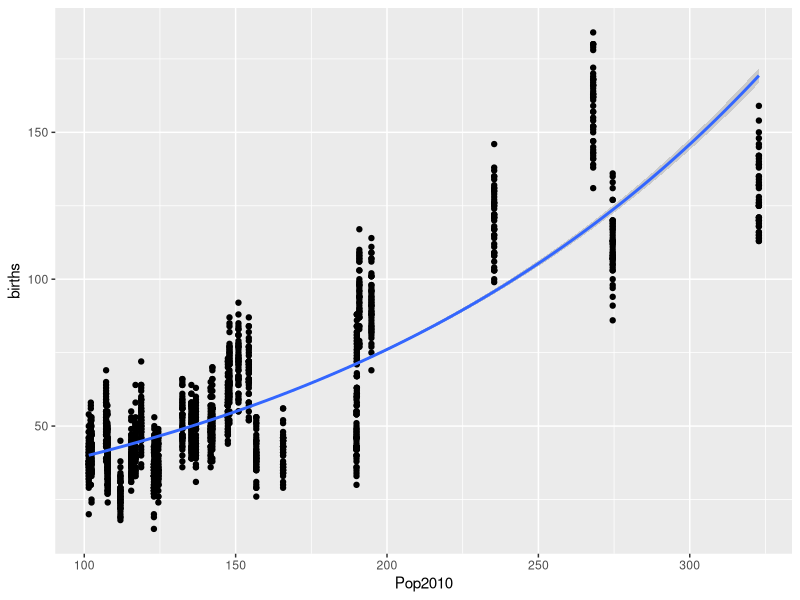
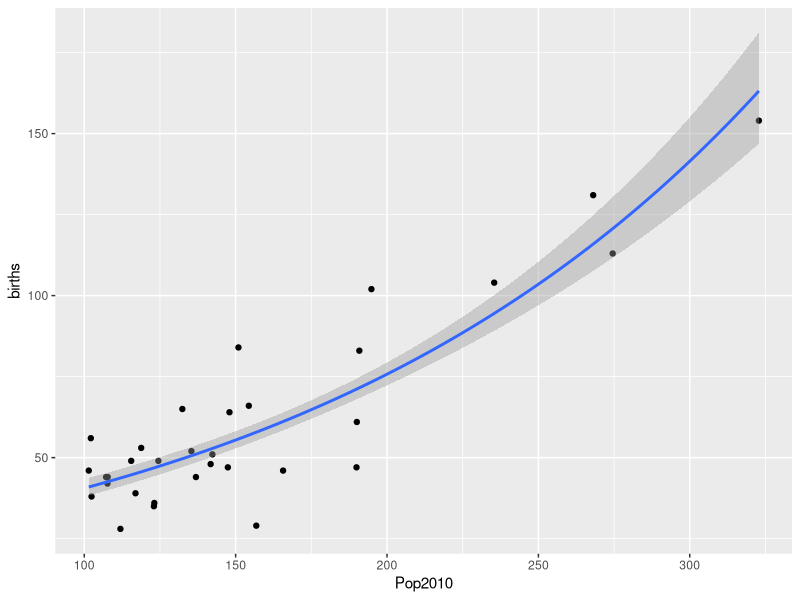
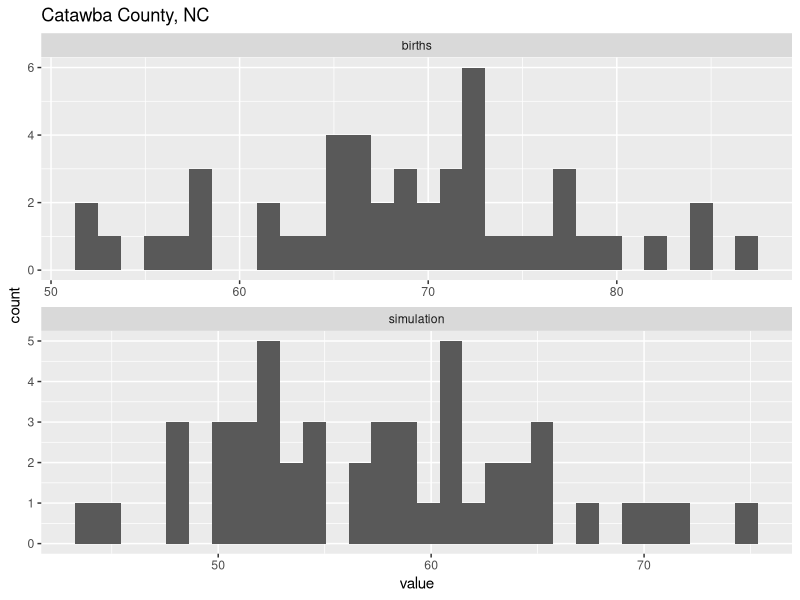
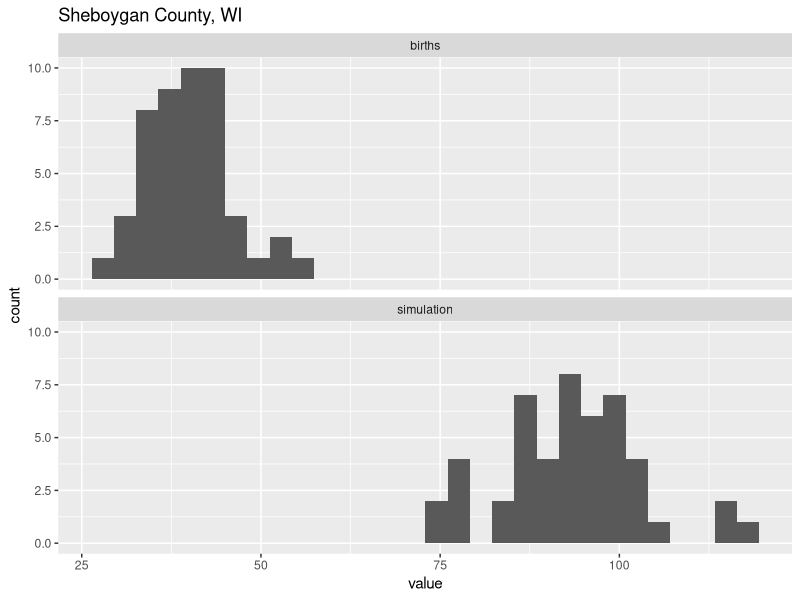
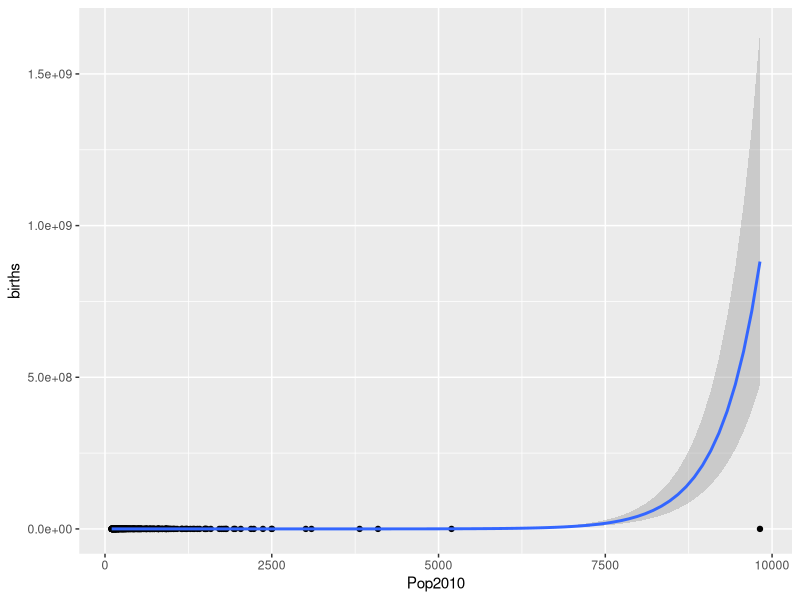
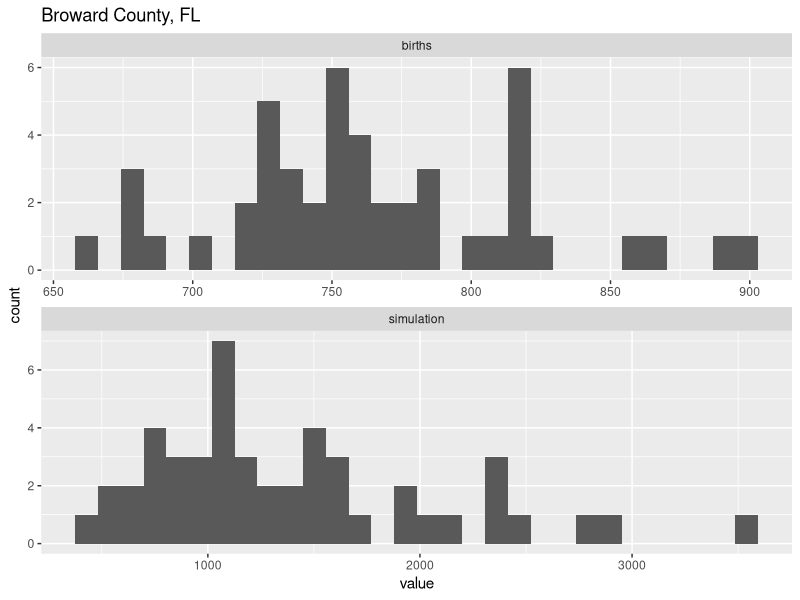
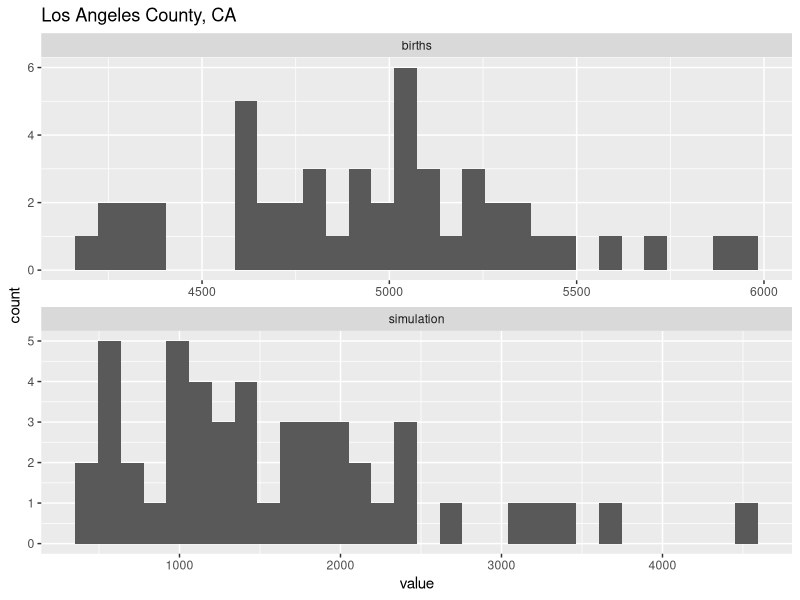

The R source for these figures, in order:
# regression homework 3/31 (new counties poisson and negative binomial)

library(readr)
library(tidyverse)
library(gridExtra)
library(MASS)

births <- read_csv("births.csv")

births$Pop2010 <- births$Pop2010 / 1000
births_by_county <- births %>%
  group_by(county) %>% 
  summarize( Mean = mean(births),
             Variance = var(births),
             Ratio = Variance/Mean ) %>% 
  arrange( desc(Ratio))

poisson_births <- births_by_county %>% 
  filter( abs( Ratio - 1 ) < 0.1 ) %>%
  pull( county )
poisson_births <- births %>%
  filter( county %in% poisson_births )

ggplot( poisson_births, aes( x=Pop2010, y=births)) +
  geom_point() +
  geom_smooth( method="glm", method.args=list(family="poisson")) 

poisson_births <- poisson_births %>%
  group_by(county) %>%
  mutate( Mean = mean(births)) 

jan16 <- poisson_births %>% 
  filter( month=="January" & year==2016) %>%
  arrange(Pop2010)

jan16_fit <- glm( births ~ Pop2010, data=jan16, family="poisson")
summary(jan16_fit)

ggplot( jan16, aes( x=Pop2010, y=births)) +
  geom_point() +
  geom_smooth( method="glm", method.args=list(family="poisson"))

# in Catawba County, NC:
new_data <- data.frame( Pop2010 = c(154.358, 235.406))
(lambda <-predict( jan16_fit, newdata=new_data, type="response" ))
catawba <- poisson_births %>%
  filter( county == "Catawba County, NC")

catawba <- catawba %>%
  mutate( simulation = rpois( n=nrow(catawba), lambda=lambda[1]))

ggplot( catawba %>% dplyr::select( births, simulation) %>% pivot_longer(births:simulation), 
        aes(value)) +
  geom_histogram() +
  facet_wrap(~name, ncol=1, scales = "free") +
  labs( title="Catawba County, NC")

# ended up better than Sheboygan County

# in Sheboygan County, WI (change 2nd number above when doing this county based on pop)
sheboygan <- poisson_births %>%
  filter( county == "Sheboygan County, WI")
sheboygan <- sheboygan %>%
  mutate( simulation = rpois( n=nrow(sheboygan), lambda=lambda[2]))

ggplot( sheboygan %>% dplyr::select( births, simulation) %>% pivot_longer(births:simulation), 
        aes(value)) +
  geom_histogram() +
  facet_wrap(~name, ncol=1) +
  labs( title="Sheboygan County, WI")

# ended up not very good

# negative binomial regression

jan16_all <- births %>% 
  filter( month=="January" & year==2016) %>%
  arrange (desc(Pop2010))

ggplot( jan16_all, aes( x=Pop2010, y=births)) +
  geom_point() +
  geom_smooth( method="glm.nb")

jan16_all_fit <- glm.nb( births ~ Pop2010, data=jan16_all)

summary( jan16_all_fit )

new_data <- data.frame( Pop2010 = c(1748.066, 9818.605))
(mu <-predict( jan16_all_fit, newdata=new_data, type="response" ))

broward <- births %>%
  filter( county == "Broward County, FL")

broward <- broward %>%
  mutate( simulation = rnbinom( n=nrow(broward), mu=mu[1], size=jan16_all_fit$theta))

ggplot( broward %>% dplyr::select( births, simulation) %>% pivot_longer(births:simulation), 
        aes(value)) +
  geom_histogram() +
  facet_wrap(~name, ncol=1, scales = "free") +
  labs( title="Broward County, FL")

# broward not very good

losangeles <- births %>%
  filter( county == "Los Angeles County, CA")

losangeles <- losangeles %>%
  mutate( simulation = rnbinom( n=nrow(losangeles), mu=mu[1], size=jan16_all_fit$theta))

ggplot( losangeles %>% dplyr::select( births, simulation) %>% pivot_longer(births:simulation), 
        aes(value)) +
  geom_histogram() +
  facet_wrap(~name, ncol=1, scales = "free") +
  labs( title="Los Angeles County, CA")

# worse than broward